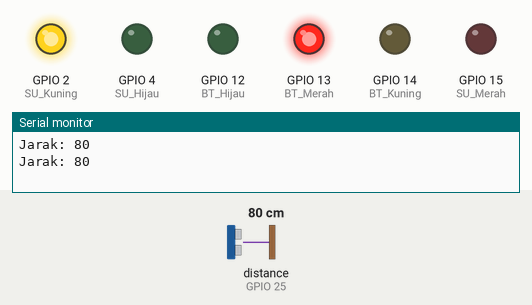
This sketch was run on a simulated ESP32. On the bench: output pins drawn as LEDs (lit = HIGH), the last lines printed to the serial monitor. Wiring (inferred from the names in the program): ultrasonic range finder: trigger GPIO 33; echo GPIO 25. Inputs (shaded band) come from the test bench; at power-on: distance to the obstacle (sensor on GPIO 25) 80 cm. The echo pulse lasts 58.3 µs per cm; pins used as bus, display or sensor lines are not drawn.

Above: at 8.8 s.
8.9 s: distance to the obstacle (sensor on GPIO 25) set to 11 cm
19.5 s: distance to the obstacle (sensor on GPIO 25) set to 8 cm
At 29.4 s:
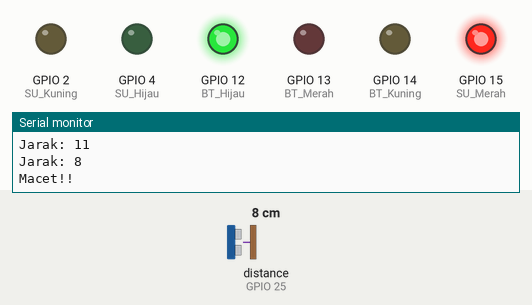
29.5 s: distance to the obstacle (sensor on GPIO 25) set to 18 cm
At 34.7 s:
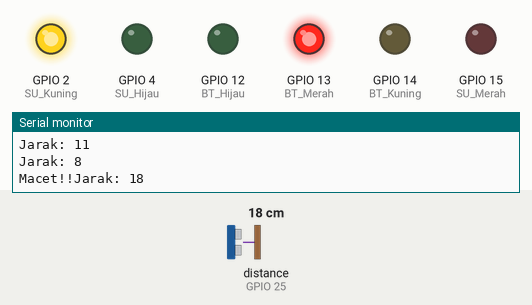
37.0 s: distance to the obstacle (sensor on GPIO 25) set to 2 cm
At 38.9 s:
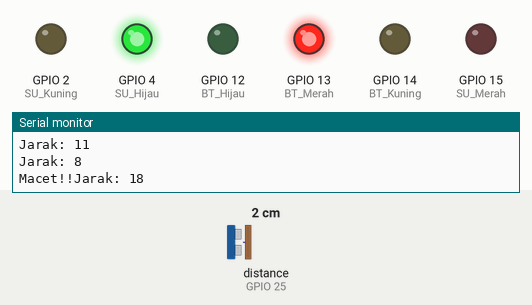
Timing chart, 0 to 40.4 s (numbered marks = the images above; inputs shaded):
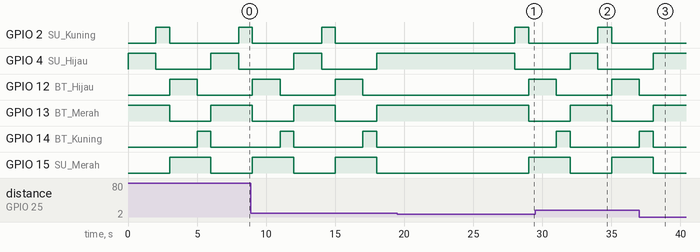

Measured:
- the behaviour switches between 10 and 9 cm on distance to the obstacle (sensor on GPIO 25) (found by bisection; images 0 and 1)
- after the input at 19.5 s, GPIO 14 (BT_Kuning): stays LOW (without the input it goes to HIGH after 3.5 s)
- after the input at 29.5 s, GPIO 2 (SU_Kuning): LOW → HIGH after 4.5 s, → LOW 1.0 s later
- after the input at 37.0 s, GPIO 2 (SU_Kuning): stays LOW (without the input it goes to HIGH after 3.0 s); GPIO 4 (SU_Hijau), GPIO 13 (BT_Merah): goes on until 38.0 s, then stays HIGH; GPIO 12 (BT_Hijau): goes on until 37.0 s, then stays LOW; GPIO 14 (BT_Kuning), GPIO 15 (SU_Merah): goes on until 38.0 s, then stays LOW
- by itself, GPIO 12 (BT_Hijau): alternates HIGH for 2.0 s and LOW for 4.0 s
- by itself, GPIO 13 (BT_Merah), GPIO 15 (SU_Merah): alternates HIGH for 3.0 s and LOW for 3.0 s
- by itself, GPIO 14 (BT_Kuning): alternates HIGH for 1.0 s and LOW for 5.0 s

The sketch:

mingguII.ino
```cpp
const int trigPin = 33;
const int echoPin = 25;
// defines variables
long duration;
int distance,jarak;
#define BT_Merah 13
#define BT_Hijau 12
#define BT_Kuning 14

#define SU_Merah 15
#define SU_Hijau 4
#define SU_Kuning 2

int delaylampumerah = 1000;

int delaylampuhijau = 2000;

void setup() {
  pinMode(BT_Hijau, OUTPUT); //hijau
  pinMode(BT_Merah, OUTPUT); //merah
  pinMode(BT_Kuning, OUTPUT); //kuning

  pinMode(SU_Merah, OUTPUT); //hijau
  pinMode(SU_Kuning, OUTPUT); //merah
  pinMode(SU_Hijau, OUTPUT); //kuning
  pinMode(trigPin, OUTPUT); // Sets the trigPin as an Output
  pinMode(echoPin, INPUT); // Sets the echoPin as an Input
  Serial.begin(115200); // Starts the serial communication
}

int cek(int trigPin, int echoPin) {
  // Clears the trigPin
  digitalWrite(trigPin, LOW);
  delayMicroseconds(2);
  // Sets the trigPin on HIGH state for 10 micro seconds
  digitalWrite(trigPin, HIGH);
  delayMicroseconds(10);
  digitalWrite(trigPin, LOW);
  // Reads the echoPin, returns the sound wave travel time in microseconds
  duration = pulseIn(echoPin, HIGH);
  // Calculating the distance
  distance= (duration/2)/29;
  // Prints the distance on the Serial Monitor
//  Serial.print("Durasi: ");
//  Serial.println(duration);
//  Serial.print("Distance: ");

  Serial.print("Jarak: ");
  Serial.println(distance);
  return (distance);

}

void macet( int jarak_mobil)
{
  if(jarak_mobil<10){
    Serial.print("Macet!!");
    delay(8000);                       // wait for a second
  }
}

void loop(){
  digitalWrite(BT_Merah, HIGH);   // turn the LED on (HIGH is the voltage level)
  digitalWrite(SU_Hijau, HIGH); //hijau sisi lain

  delay(delaylampuhijau);                       // wait for a second

  jarak = cek(33,25);
  macet(jarak);

  digitalWrite(SU_Hijau, LOW); //hijau sisi lain
  digitalWrite(BT_Merah, HIGH);   // turn the LED on (HIGH is the voltage level)
  digitalWrite(SU_Kuning, HIGH);   // turn the LED on (HIGH is the voltage level)
  delay(delaylampumerah);

  digitalWrite(BT_Merah, LOW);   // turn the LED on (HIGH is the voltage level)
  digitalWrite(SU_Kuning, LOW);   // turn the LED on (HIGH is the voltage level)
  digitalWrite(SU_Merah, HIGH);   // turn the LED on (HIGH is the voltage level)
  digitalWrite(BT_Hijau, HIGH);   // turn the LED on (HIGH is the voltage level)
  delay(delaylampuhijau);

  digitalWrite(BT_Hijau, LOW);   // turn the LED on (HIGH is the voltage level)
  digitalWrite(BT_Kuning, HIGH);   // turn the LED on (HIGH is the voltage level)
  delay(delaylampumerah);
  digitalWrite(BT_Kuning, LOW);   // turn the LED on (HIGH is the voltage level)
  digitalWrite(SU_Merah, LOW);   // turn the LED on (HIGH is the voltage level)

}
```
